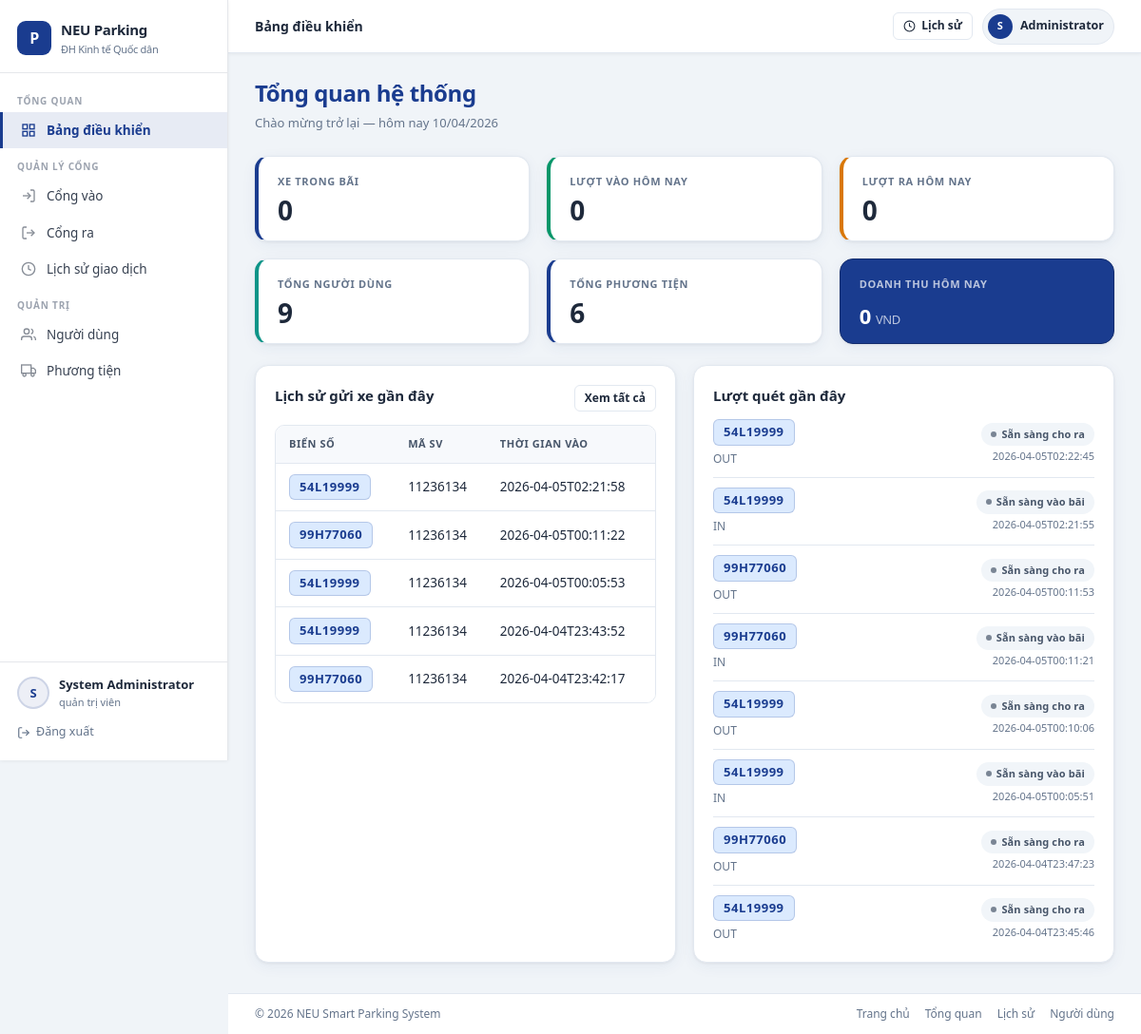
The app's page /dashboard (signed in) with its own data.
### tables this page shows
CREATE TABLE users (
            id INTEGER PRIMARY KEY AUTOINCREMENT,
            username TEXT UNIQUE NOT NULL,
            password_hash TEXT NOT NULL,
            full_name TEXT NOT NULL,
            role TEXT NOT NULL DEFAULT 'student' CHECK (role IN ('admin', 'student', 'guard')),
            student_code TEXT UNIQUE,
            email TEXT UNIQUE,
            phone TEXT,
            is_active INTEGER NOT NULL DEFAULT 1,
            created_at TEXT DEFAULT CURRENT_TIMESTAMP
        );

CREATE TABLE parking_log (
            id INTEGER PRIMARY KEY AUTOINCREMENT,
            plate TEXT NOT NULL,
            student_code TEXT NOT NULL,
            time_in TEXT NOT NULL,
            time_out TEXT,
            gate_in TEXT,
            gate_out TEXT,
            fee INTEGER NOT NULL DEFAULT 0,
            status TEXT NOT NULL DEFAULT 'IN_PARKING',
            note TEXT,
            created_at TEXT DEFAULT CURRENT_TIMESTAMP
        );

CREATE TABLE plate_scan_log (
            id INTEGER PRIMARY KEY AUTOINCREMENT,
            image_path TEXT NOT NULL,
            raw_text TEXT,
            normalized_plate TEXT,
            score REAL,
            source TEXT,
            direction TEXT,
            gate TEXT,
            status TEXT NOT NULL DEFAULT 'UNKNOWN',
            created_at TEXT DEFAULT CURRENT_TIMESTAMP
        );

### app.py (the view)
@app.route("/dashboard")
@login_required
def dashboard():
    if g.user.get("role") == "student":
        return redirect(url_for("self_dashboard"))
    total_users = int(_fetch_scalar("SELECT COUNT(*) FROM users"))
    total_vehicles = int(_fetch_scalar("SELECT COUNT(*) FROM vehicles"))
    vehicles_in_parking = int(_fetch_scalar("SELECT COUNT(*) FROM parking_log WHERE time_out IS NULL"))
    today_checkins = int(_fetch_scalar("SELECT COUNT(*) FROM parking_log WHERE date(time_in)=date('now','localtime')"))
    today_checkouts = int(
        _fetch_scalar(
            "SELECT COUNT(*) FROM parking_log WHERE time_out IS NOT NULL AND date(time_out)=date('now','localtime')"
        )
    )
    today_revenue = int(
        _fetch_scalar(
            "SELECT COALESCE(SUM(fee),0) FROM parking_log WHERE time_out IS NOT NULL AND date(time_out)=date('now','localtime')"
        )
    )
    recent_logs = _fetch_all(
        """
        SELECT plate, student_code, time_in, time_out, status
        FROM parking_log
        ORDER BY id DESC
        LIMIT 10
        """
    )
    recent_vehicle_scans = _fetch_all(
        """
        SELECT COALESCE(normalized_plate, raw_text, 'UNKNOWN') AS plate, direction, status, created_at
        FROM plate_scan_log
        ORDER BY id DESC
        LIMIT 8
        """
    )
    return render_template(
        "dashboard.html",
        total_users=total_users,
        total_vehicles=total_vehicles,
        vehicles_in_parking=vehicles_in_parking,
        today_checkins=today_checkins,
        today_checkouts=today_checkouts,
        today_revenue=today_revenue,
        current_date=datetime.now().strftime("%d/%m/%Y"),
        recent_logs=recent_logs,
        recent_vehicle_scans=recent_vehicle_scans,
    )

### templates/dashboard.html (shortened to what this page needs)
{% extends 'base.html' %}
{% block topbar_title %}Bảng điều khiển{% endblock %}
{% block extra_css %}
<link rel="stylesheet" href="{{ url_for('static', filename='css/dashboard.css') }}">
{% endblock %}
{% block topbar_actions %}
<a class="btn btn-secondary btn-small" href="{{ url_for('history') }}">
    <svg width="13" height="13" viewBox="0 0 24 24" fill="none" stroke="currentColor" stroke-width="2"><circle cx="12" cy="12" r="10"/><polyline points="12 6 12 12 16 14"/></svg>
    Lịch sử
</a>
{% endblock %}
{% block content %}
<div class="page-header">
    <div>
        <h1 class="page-title">Tổng quan hệ thống</h1>
        <p class="page-subtitle">Chào mừng trở lại — hôm nay {{ current_date }}</p>
    </div>
</div>
<div class="grid grid-3" style="margin-bottom:22px;">
    <article class="stat-card accent-blue">
        <p class="stat-label">Xe trong bãi</p>
        <p class="stat-value">{{ vehicles_in_parking }}</p>
    </article>
    <article class="stat-card accent-green">
        <p class="stat-label">Lượt vào hôm nay</p>
        <p class="stat-value">{{ today_checkins }}</p>
    </article>
    <article class="stat-card accent-orange">
        <p class="stat-label">Lượt ra hôm nay</p>
        <p class="stat-value">{{ today_checkouts }}</p>
    </article>
    <article class="stat-card accent-teal">
        <p class="stat-label">Tổng người dùng</p>
        <p class="stat-value">{{ total_users }}</p>
    </article>
    <article class="stat-card accent-blue">
        <p class="stat-label">Tổng phương tiện</p>
        <p class="stat-value">{{ total_vehicles }}</p>
    </article>
    <article class="stat-card dark">
        <p class="stat-label">Doanh thu hôm nay</p>
        <p class="stat-value" style="font-size:22px;">
            {{ "{:,.0f}".format(today_revenue) }}
            <span style="font-size:13px;font-weight:500;opacity:0.7;"> VND</span>
        </p>
    </article>
</div>
<div class="grid grid-2">
    <article class="section-card">
        <div class="section-head">
            <h2 class="section-title">Lịch sử gửi xe gần đây</h2>
            <a class="btn btn-secondary btn-small" href="{{ url_for('history') }}">Xem tất cả</a>
        </div>
        <div class="table-wrapper">
            <table>
                <thead>
                    <tr>
                        <th>Biển số</th>
                        <th>Mã SV</th>
                        <th>Thời gian vào</th>
                        <th>Thời gian ra</th>
                    </tr>
                </thead>
                <tbody>
                    {% for log in recent_logs %}
                    <tr>
                        <td><span class="plate-badge">{{ log[0] }}</span></td>
                        <td>{{ log[1] }}</td>
                        <td>{{ log[2] or '—' }}</td>
                        <td>{{ log[3] or '—' }}</td>
                    </tr>
                    {% else %}
                    <tr>
                        <td colspan="5" class="muted" style="text-align:center;padding:20px;">Chưa có dữ liệu.</td>
                    </tr>
                    {% endfor %}
                </tbody>
            </table>
        </div>
    </article>
    <article class="section-card">
        <div class="section-head">
            <h2 class="section-title">Lượt quét gần đây</h2>
        </div>
        <ul class="list-plain">
            {% for scan in recent_vehicle_scans %}
            <li class="list-item">
                <div>
                    <span class="plate-badge" style="margin-bottom:2px;">{{ scan[0] }}</span>
                    <p style="font-size:12px;color:var(--text-secondary);margin-top:3px;">{{ scan[1] or '—' }}</p>
                </div>
                <div style="text-align:right;">
                    <span class="badge {% if scan[2] in ['SUCCESS','OPEN'] %}badge-success{% elif scan[2] == 'UNKNOWN' %}badge-danger{% else %}badge-secondary{% endif %}">
                        {{ translate_status(scan[2]) }}
                    </span>
                    <p style="font-size:11px;color:var(--text-secondary);margin-top:3px;">{{ scan[3] }}</p>
                </div>
            </li>
            {% else %}
            <li style="padding:20px 0;text-align:center;" class="muted">Chưa có lượt quét nào.</li>
            {% endfor %}
        </ul>
    </article>
</div>
{% endblock %}

### templates/base.html (shortened to what this page needs)
<!DOCTYPE html>
<html lang="vi">
<head>
    <link rel="stylesheet" href="{{ url_for('static', filename='css/base.css') }}">
    <link rel="stylesheet" href="{{ url_for('static', filename='css/layout.css') }}">
    <link rel="stylesheet" href="{{ url_for('static', filename='css/components.css') }}">
    <link rel="stylesheet" href="{{ url_for('static', filename='css/forms.css') }}">
    <link rel="stylesheet" href="{{ url_for('static', filename='css/tables.css') }}">
    {% block extra_css %}{% endblock %}
</head>
<body>
{% if current_user %}
<div class="app-shell">
    <aside class="sidebar" id="sidebar">
        <div class="sidebar-brand">
            <a class="sidebar-brand-logo" href="{{ url_for('index') }}">
                <div class="sidebar-brand-icon">P</div>
                <div>
                    <div>NEU Parking</div>
                    <div class="sidebar-brand-subtitle">ĐH Kinh tế Quốc dân</div>
                </div>
            </a>
        </div>
        <nav class="sidebar-nav">
            {% if current_user.role in ['admin', 'guard'] %}
            <div class="sidebar-section">
                <div class="sidebar-section-label">Tổng quan</div>
                <a class="sidebar-link {% if request.endpoint == 'dashboard' %}active{% endif %}"
                   href="{{ url_for('dashboard') }}">
                    <span class="sidebar-link-icon">
                        <svg width="16" height="16" viewBox="0 0 24 24" fill="none" stroke="currentColor" stroke-width="2"><rect x="3" y="3" width="7" height="7"/><rect x="14" y="3" width="7" height="7"/><rect x="14" y="14" width="7" height="7"/><rect x="3" y="14" width="7" height="7"/></svg>
                    </span>
                    Bảng điều khiển
                </a>
            </div>
            <div class="sidebar-section">
                <div class="sidebar-section-label">Quản lý cổng</div>
                <a class="sidebar-link {% if request.endpoint == 'gate_in' %}active{% endif %}"
                   href="{{ url_for('gate_in') }}">
                    <span class="sidebar-link-icon">
                        <svg width="16" height="16" viewBox="0 0 24 24" fill="none" stroke="currentColor" stroke-width="2"><path d="M15 3h4a2 2 0 012 2v14a2 2 0 01-2 2h-4"/><polyline points="10 17 15 12 10 7"/><line x1="15" y1="12" x2="3" y2="12"/></svg>
                    </span>
                    Cổng vào
                </a>
                <a class="sidebar-link {% if request.endpoint == 'gate_out' %}active{% endif %}"
                   href="{{ url_for('gate_out') }}">
                    <span class="sidebar-link-icon">
                        <svg width="16" height="16" viewBox="0 0 24 24" fill="none" stroke="currentColor" stroke-width="2"><path d="M9 21H5a2 2 0 01-2-2V5a2 2 0 012-2h4"/><polyline points="16 17 21 12 16 7"/><line x1="21" y1="12" x2="9" y2="12"/></svg>
                    </span>
                    Cổng ra
                </a>
                <a class="sidebar-link {% if request.endpoint == 'history' %}active{% endif %}"
                   href="{{ url_for('history') }}">
                    <span class="sidebar-link-icon">
                        <svg width="16" height="16" viewBox="0 0 24 24" fill="none" stroke="currentColor" stroke-width="2"><circle cx="12" cy="12" r="10"/><polyline points="12 6 12 12 16 14"/></svg>
                    </span>
                    Lịch sử giao dịch
                </a>
            </div>
            {% if current_user.role == 'admin' %}
            <div class="sidebar-section">
                <div class="sidebar-section-label">Quản trị</div>
                <a class="sidebar-link {% if request.endpoint == 'user_management' %}active{% endif %}"
                   href="{{ url_for('user_management') }}">
                    <span class="sidebar-link-icon">
                        <svg width="16" height="16" viewBox="0 0 24 24" fill="none" stroke="currentColor" stroke-width="2"><path d="M17 21v-2a4 4 0 00-4-4H5a4 4 0 00-4 4v2"/><circle cx="9" cy="7" r="4"/><path d="M23 21v-2a4 4 0 00-3-3.87"/><path d="M16 3.13a4 4 0 010 7.75"/></svg>
                    </span>
                    Người dùng
                </a>
                <a class="sidebar-link {% if request.endpoint == 'vehicles' %}active{% endif %}"
                   href="{{ url_for('vehicles') }}">
                    <span class="sidebar-link-icon">
                        <svg width="16" height="16" viewBox="0 0 24 24" fill="none" stroke="currentColor" stroke-width="2"><rect x="1" y="3" width="15" height="13"/><polygon points="16 8 20 8 23 11 23 16 16 16 16 8"/><circle cx="5.5" cy="18.5" r="2.5"/><circle cx="18.5" cy="18.5" r="2.5"/></svg>
                    </span>
                    Phương tiện
                </a>
            </div>
            {% endif %}
            {% endif %}
        </nav>
        <div class="sidebar-footer">
            <div class="sidebar-user">
                <div class="sidebar-avatar">{{ current_user.full_name[0] | upper if current_user.full_name else 'U' }}</div>
                <div class="sidebar-user-info">
                    <div class="sidebar-user-name">{{ current_user.full_name }}</div>
                    <div class="sidebar-user-role">{{ translate_role(current_user.role) }}</div>
                </div>
            </div>
            <a class="sidebar-logout" href="{{ url_for('logout') }}">
                <svg width="14" height="14" viewBox="0 0 24 24" fill="none" stroke="currentColor" stroke-width="2"><path d="M9 21H5a2 2 0 01-2-2V5a2 2 0 012-2h4"/><polyline points="16 17 21 12 16 7"/><line x1="21" y1="12" x2="9" y2="12"/></svg>
                Đăng xuất
            </a>
        </div>
    </aside>
    <div class="main-area">
        <header class="topbar">
            <div class="topbar-left">
                <span class="topbar-title">{% block topbar_title %}NEU Smart Parking{% endblock %}</span>
            </div>
            <div class="topbar-right">
                {% block topbar_actions %}{% endblock %}
                <a class="topbar-user" href="{% if current_user.role in ['admin','guard'] %}{{ url_for('dashboard') }}{% else %}{{ url_for('self_dashboard') }}{% endif %}">
                    <div class="topbar-avatar">{{ current_user.full_name[0] | upper if current_user.full_name else 'U' }}</div>
                    {{ current_user.full_name.split(' ')[-1] }}
                </a>
            </div>
        </header>
        <main class="page-content">
            {% block content %}{% endblock %}
        </main>
        <footer class="app-footer">
            <span>&copy; {{ current_year }} NEU Smart Parking System</span>
            <div class="app-footer-links">
                <a href="{{ url_for('index') }}">Trang chủ</a>
                {% if current_user.role in ['admin', 'guard'] %}
                    <a href="{{ url_for('dashboard') }}">Tổng quan</a>
                    <a href="{{ url_for('history') }}">Lịch sử</a>
                    {% if current_user.role == 'admin' %}
                    <a href="{{ url_for('user_management') }}">Người dùng</a>
                    {% endif %}
                {% else %}
                    <a href="{{ url_for('self_dashboard') }}">Trang cá nhân</a>
                    <a href="{{ url_for('student_qr') }}">Mã QR</a>
                    <a href="{{ url_for('self_history') }}">Lịch sử</a>
                {% endif %}
            </div>
        </footer>
    </div>
</div>
{% endif %}
</body>
</html>

### records on screen
users: full_name "S", full_name "System Administrator", full_name "Administrator"
parking_log: plate "54L19999", student_code "11236134", time_in "2026-04-05T02:21:58"
parking_log: plate "99H77060", student_code "11236134", time_in "2026-04-05T00:11:22"
parking_log: plate "54L19999", student_code "11236134", time_in "2026-04-05T00:05:53"
parking_log: plate "54L19999", student_code "11236134", time_in "2026-04-04T23:43:52"
parking_log: plate "99H77060", student_code "11236134", time_in "2026-04-04T23:42:17"
plate_scan_log: normalized_plate "54L19999", direction "OUT", created_at "2026-04-05T02:22:45"
plate_scan_log: normalized_plate "54L19999", direction "IN", created_at "2026-04-05T02:21:55"
plate_scan_log: normalized_plate "99H77060", direction "OUT", created_at "2026-04-05T00:11:53"
plate_scan_log: normalized_plate "99H77060", direction "IN", created_at "2026-04-05T00:11:21"
plate_scan_log: normalized_plate "54L19999", direction "OUT", created_at "2026-04-05T00:10:06"
plate_scan_log: normalized_plate "54L19999", direction "IN", created_at "2026-04-05T00:05:51"
plate_scan_log: normalized_plate "99H77060", direction "OUT", created_at "2026-04-04T23:47:23"
plate_scan_log: normalized_plate "54L19999", direction "OUT", created_at "2026-04-04T23:45:46"

### other values on screen
{{ vehicles_in_parking }} "0"
{{ today_checkins }} "0"
{{ today_checkouts }} "0"
{{ total_users }} "9"
{{ total_vehicles }} "6"
{{ "{:,.0f}".format(today_revenue) }} "0"
